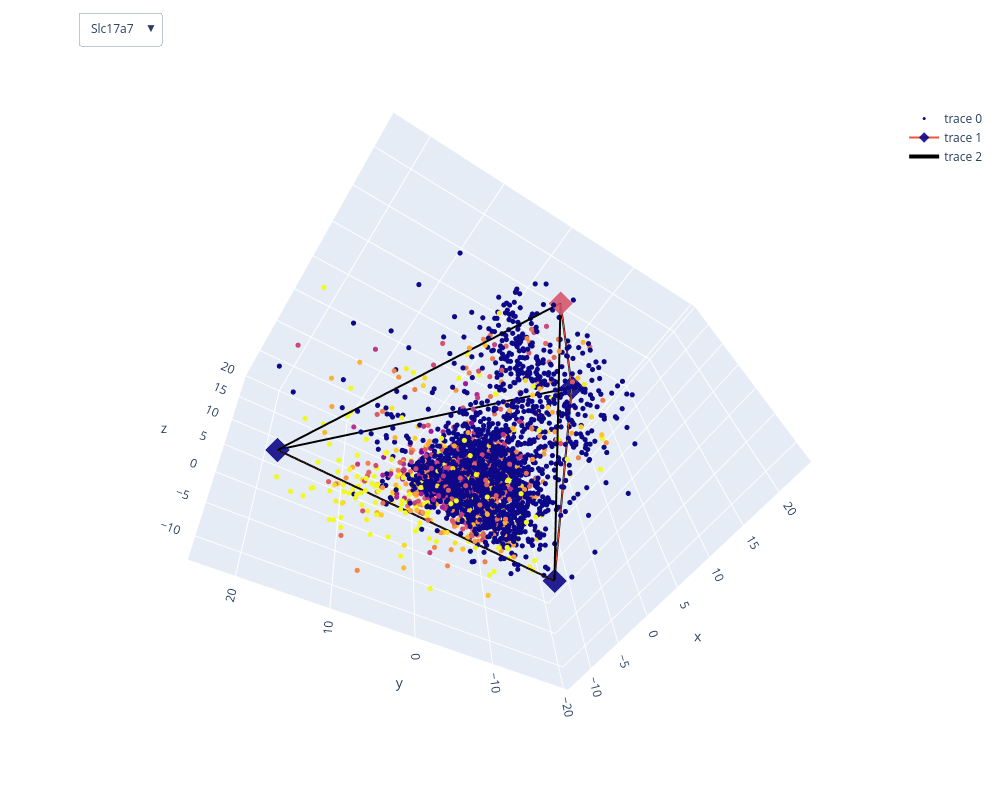

Write notebook code for a chart like this one.
### Code cell
import plotly.graph_objects as go


# 2. Create the initial figure
fig = go.Figure(data=[go.Scatter3d(
    x=df['x'], y=df['y'], z=df['z'],
    mode='markers',
    marker=dict(
        size=3,
        color='gray',
    )
)])

# Add archetypes
fig.add_trace(go.Scatter3d(x=x, y=y, z=z,
    mode='markers+lines',
    marker=dict(size=8, color='black', opacity=0.9, symbol='diamond')
))
fig.add_trace(go.Scatter3d(
    x=x_lines, y=y_lines, z=z_lines,
    mode='lines',
    line=dict(color='black', width=4),
    hoverinfo='none'
))

# 3. Add the Dropdown Menu
fig.update_layout(
    updatemenus=[
        dict(
            buttons=[
                dict(
                    label=gn,
                    method="restyle",
                    args=[{"marker.color": [df[gn]], 
                           "marker.cmin": np.percentile(df[gn],  5),
                           "marker.cmax": np.percentile(df[gn], 95),
                          }] # Note: data must be in a list
                ) for gn in gns
            ],
            direction="down",
            showactive=True,
            x=0.1, y=1.15
        )
    ]
)

fig.update_layout(width=1000, height=800)

fig.update_scenes(xaxis_autorange="reversed") 
fig.update_layout(scene_dragmode='orbit')
fig.show()

### Figure 1 — Plotly figure (JSON) as saved in the notebook; plotly's stock layout.template omitted (floating-point values rounded to 4 significant figures; data arrays with more than 128 entries replaced by an {"elided": "..."} marker saying what was removed)
{"data": [{"marker": {"cauto": false, "cmax": 1.555, "cmin": 0, "color": {"elided": "3390 float values"}, "size": 3}, "mode": "markers", "type": "scatter3d", "x": {"elided": "3390 float values"}, "y": {"elided": "3390 float values"}, "z": {"elided": "3390 float values"}}, {"marker": {"cauto": false, "cmax": 1.555, "cmin": 0, "color": {"elided": "3390 float values"}, "opacity": 0.9, "size": 8, "symbol": "diamond"}, "mode": "markers+lines", "type": "scatter3d", "x": [-11.58, -3.472, 7.867, 22.83], "y": [19.38, -11.47, -11.35, 6.575], "z": [4.169, -9.19, 15.21, -5.366]}, {"hoverinfo": "none", "line": {"color": "black", "width": 4}, "marker": {"cauto": false, "cmax": 1.555, "cmin": 0, "color": {"elided": "3390 float values"}}, "mode": "lines", "type": "scatter3d", "x": [-11.58, -3.472, null, -11.58, 7.867, null, -11.58, 22.83, null, -3.472, 7.867, null, -3.472, 22.83, null, 7.867, 22.83, null], "y": [19.38, -11.47, null, 19.38, -11.35, null, 19.38, 6.575, null, -11.47, -11.35, null, -11.47, 6.575, null, -11.35, 6.575, null], "z": [4.169, -9.19, null, 4.169, 15.21, null, 4.169, -5.366, null, -9.19, 15.21, null, -9.19, -5.366, null, 15.21, -5.366, null]}], "layout": {"height": 800, "scene": {"aspectmode": "auto", "aspectratio": {"x": 0.9965, "y": 1.171, "z": 0.8566}, "camera": {"center": {"x": 0, "y": 0, "z": 0}, "eye": {"x": -0.9164, "y": 0.8223, "z": -1.781}, "projection": {"type": "perspective"}, "up": {"x": -0.7194, "y": 0.4109, "z": 0.5599}}, "dragmode": "orbit", "xaxis": {"autorange": "reversed", "type": "linear"}}, "updatemenus": [{"active": 12, "buttons": [{"args": [{"marker.cmax": 1.764, "marker.cmin": 0, "marker.color": {"elided": "1x3390 float values"}}], "label": "Gfap", "method": "restyle"}, {"args": [{"marker.cmax": 1.31, "marker.cmin": 0, "marker.color": {"elided": "1x3390 float values"}}], "label": "S100b", "method": "restyle"}, {"args": [{"marker.cmax": 4.286, "marker.cmin": 0, "marker.color": {"elided": "1x3390 float values"}}], "label": "Trpm3", "method": "restyle"}, {"args": [{"marker.cmax": 1.907, "marker.cmin": 0, "marker.color": {"elided": "1x3390 float values"}}], "label": "Chrdl1", "method": "restyle"}, {"args": [{"marker.cmax": 1.381, "marker.cmin": 0, "marker.color": {"elided": "1x3390 float values"}}], "label": "Il33", "method": "restyle"}, {"args": [{"marker.cmax": 2.958, "marker.cmin": 0, "marker.color": {"elided": "1x3390 float values"}}], "label": "Mt1", "method": "restyle"}, {"args": [{"marker.cmax": 2.048, "marker.cmin": 0, "marker.color": {"elided": "1x3390 float values"}}], "label": "Id3", "method": "restyle"}, {"args": [{"marker.cmax": 2.153, "marker.cmin": 0, "marker.color": {"elided": "1x3390 float values"}}], "label": "Atp2b2", "method": "restyle"}, {"args": [{"marker.cmax": 2.289, "marker.cmin": 0, "marker.color": {"elided": "1x3390 float values"}}], "label": "Gabbr2", "method": "restyle"}, {"args": [{"marker.cmax": 2.822, "marker.cmin": 0, "marker.color": {"elided": "1x3390 float values"}}], "label": "Unc13c", "method": "restyle"}, {"args": [{"marker.cmax": 0.8819, "marker.cmin": 0, "marker.color": {"elided": "1x3390 float values"}}], "label": "Agt", "method": "restyle"}, {"args": [{"marker.cmax": 3.607, "marker.cmin": 1.491, "marker.color": {"elided": "1x3390 float values"}}], "label": "Ptn", "method": "restyle"}, {"args": [{"marker.cmax": 1.555, "marker.cmin": 0, "marker.color": {"elided": "1x3390 float values"}}], "label": "Slc17a7", "method": "restyle"}], "direction": "down", "showactive": true, "x": 0.1, "y": 1.15}], "width": 1000}}
